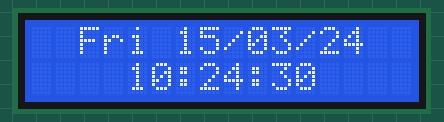
Recording of a sketch running on a simulated Arduino Uno, built with avr-gcc and run on an emulated ATmega328P. On the bench: 16×2 character LCD. The local clock reads 2024-03-15 10:24:30 at power-on unless the sketch sets it.

Above: at 0.1 s.
At 4.3 s:
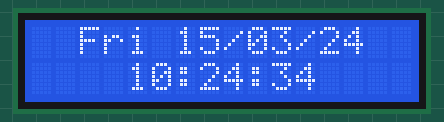
At 9.4 s:
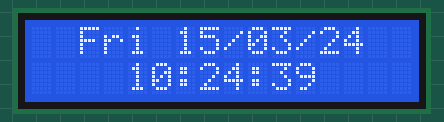
At 18.7 s:
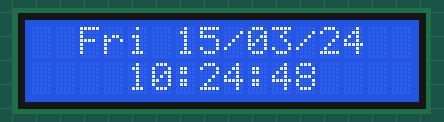
At 28.0 s:
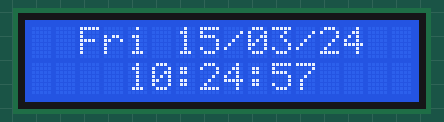
At 38.3 s:
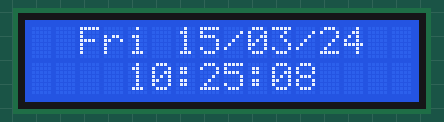

Measured:
- what the display in image 1 shows lasts 1.0 s, from 4.2 s to 5.2 s

The sketch:

klok.ino
```cpp
#include <Wire.h>
#include <LiquidCrystal_I2C.h>
// Set the LCD address to 0x3F for a 16 chars and 2 line display // note: it may be different for your LCD please find it.
LiquidCrystal_I2C lcd(0x3F, 16, 2);
#include <DS1302.h>
// Init the DS1302
DS1302 rtc(2, 3, 4);  // Rst, Data, Clk
// Init a Time-data structure
Time t;

void setup()
{
  // Enable when clock must be inistialized initClock();

  lcd.init();
  lcd.backlight();
}

void initClock() {
 // Set the clock to run-mode, and disable the write protection
 rtc.halt(false);
 rtc.writeProtect(false);

 rtc.setDOW(SUNDAY);
 rtc.setTime(21, 51, 00); // Set the time to 24hr format it will automatically take time according to AM/PM
 rtc.setDate(29, 3, 2021);
}

void printDayOfWeek() {
  lcd.setCursor(2, 0);
  lcd.print(rtc.getDOWStr(FORMAT_SHORT));
}

void printDate() {
  lcd.setCursor(6, 0);
  lcd.print(rtc.getDateStr(FORMAT_SHORT, FORMAT_LITTLEENDIAN, '/'));
}

void printTime() {
  lcd.setCursor(4, 1);
  lcd.print(rtc.getTimeStr());
}

void print() {
  lcd.setCursor(0, 0);
  lcd.print(t.sec, DEC);
}

void loop()
{
  t = rtc.getTime();
  printDayOfWeek();
  printDate();
  printTime();
  delay (1000);
  lcd.clear();
}
```
